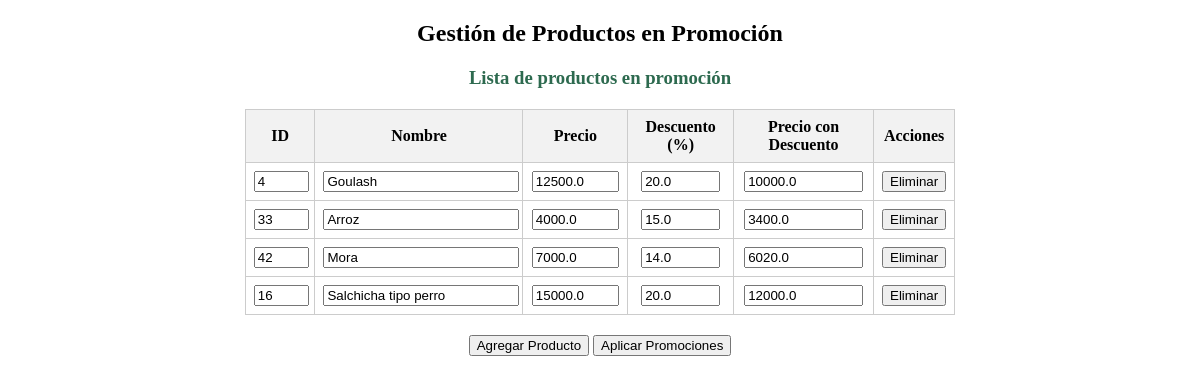
Before: /admin/promocion (signed in) with the older database file.
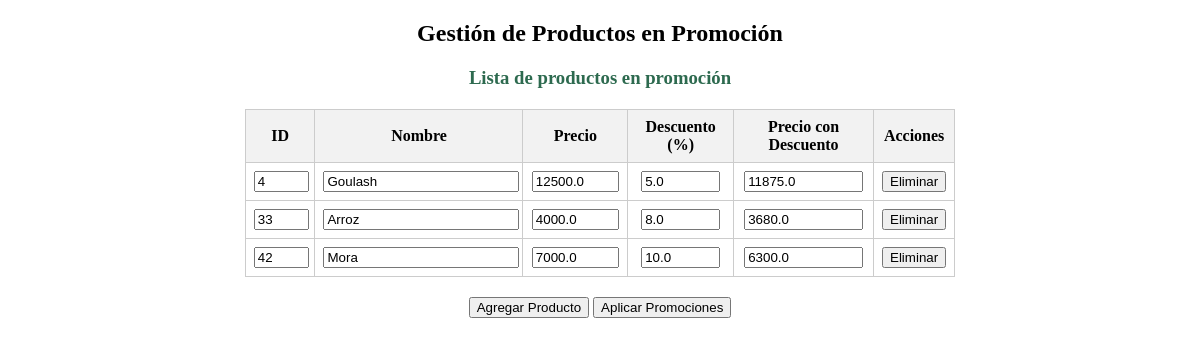
After: the same page with the newer database file.
### models.py (models this page shows, shortened)
class Promotion(db.Model):
    id = db.Column(db.Integer, primary_key=True)
    product_id = db.Column(db.Integer, db.ForeignKey('product.id'), nullable=False, unique=True)
    discount = db.Column(db.Float, nullable=False)
    price = db.Column(db.Float, nullable=False)
    price_discounted = db.Column(db.Float, nullable=False)
    product = db.relationship('Product', backref='promotion')

class Product(db.Model):
    id = db.Column(db.Integer, primary_key=True)
    secction = db.Column(db.String(64), nullable=False, default="Res")
    name = db.Column(db.String(128), nullable=False)
    description = db.Column(db.Text)
    price = db.Column(db.Float, nullable=False)
    stock = db.Column(db.Integer, nullable=False, default=0)
    image_url = db.Column(db.String(256))

### routes.py (the view)
@app.route('/admin/promocion', methods=['GET', 'POST'])
@login_required
def admin_promocion():
    if not current_user.is_admin:
        flash('Acceso denegado. Debes ser administrador.', 'danger')
        return redirect(url_for('index'))
    productos = Product.query.all()
    productos_js = [{'id': p.id, 'nombre': p.name, 'precio': p.price} for p in productos]
    promociones = []
    if request.method == 'POST':
        productos_ids = request.form.getlist('producto[]')
        descuentos = request.form.getlist('descuento[]')
        precios = request.form.getlist('precio[]')
        precios_descuento = request.form.getlist('precio_descuento[]')
        promociones = []
        Promotion.query.delete()
        db.session.commit()
        for i in range(len(productos_ids)):
            if productos_ids[i]:
                promo = Promotion(
                    product_id=int(productos_ids[i]),
                    discount=float(descuentos[i]),
                    price=float(precios[i]),
                    price_discounted=float(precios_descuento[i])
                )
                db.session.add(promo)
                promociones.append({
                    'producto_id': int(productos_ids[i]),
                    'nombre': next((p.name for p in productos if p.id == int(productos_ids[i])), ''),
                    'descuento': float(descuentos[i]),
                    'precio': float(precios[i]),
                    'precio_descuento': float(precios_descuento[i])
                })
        db.session.commit()
        flash('Promociones actualizadas correctamente.', 'success')
    else:
        promociones_db = Promotion.query.all()
        for promo in promociones_db:
            nombre = next((p.name for p in productos if p.id == promo.product_id), '')
            promociones.append({
                'producto_id': promo.product_id,
                'nombre': nombre,
                'descuento': promo.discount,
                'precio': promo.price,
                'precio_descuento': promo.price_discounted
            })
    return render_template('admin/promocion.html', productos=productos, promociones=promociones, productos_js=productos_js)

### models.py (called while the page is built)
    @property
    def is_authenticated(self):
        return True

### routes.py (called while the page is built)
@login_manager.user_loader
def load_user(user_id):
    return User.query.get(int(user_id))

### templates/admin/promocion.html (shortened to what this page needs)
<!DOCTYPE html>
<html lang="es">
<head>
</head>
<body>
    <h2 class="center">Gestión de Productos en Promoción</h2>
    <h3 class="center" style="margin-bottom: 10px; color: #2d6a4f;">Lista de productos en promoción</h3>
    <form method="post">
        <table class="admin-table">
            <thead>
                <tr>
                    <th style="width: 10%">ID</th>
                    <th style="width: 30%">Nombre</th>
                    <th style="width: 15%">Precio</th>
                    <th style="width: 15%">Descuento (%)</th>
                    <th style="width: 20%">Precio con Descuento</th>
                    <th style="width: 10%">Acciones</th>
                </tr>
            </thead>
            <tbody id="tbody-promos">
                {% if promociones %}
                    {% for promo in promociones %}
                    <tr>
                        <td><input type="number" name="producto[]" class="input-id" value="{{ promo.producto_id }}" min="1" required style="width: 90%"></td>
                        <td><input type="text" name="nombre[]" class="input-nombre" value="{{ promo.nombre }}" readonly style="width: 98%"></td>
                        <td><input type="number" name="precio[]" class="input-precio" step="0.01" min="0" value="{{ promo.precio }}" readonly style="width: 90%"></td>
                        <td><input type="number" name="descuento[]" class="input-descuento" min="0" max="100" value="{{ promo.descuento }}" style="width: 80%"></td>
                        <td><input type="number" name="precio_descuento[]" class="input-precio-descuento" step="0.01" min="0" value="{{ promo.precio_descuento }}" readonly style="width: 90%"></td>
                        <td><button type="button" class="button small danger" onclick="eliminarFila(this)">Eliminar</button></td>
                    </tr>
                    {% endfor %}
                {% endif %}
            </tbody>
        </table>
        <div class="center">
            <button type="button" onclick="agregarFila()">Agregar Producto</button>
            <button type="submit">Aplicar Promociones</button>
        </div>
    </form>
</body>
</html>

Changed rows visible on the page:
no longer on this page (row unchanged): Product: nombre "Salchicha tipo perro"
removed Promotion: precio "15000.0", descuento "20.0", precio_descuento "12000.0"
changed Promotion (number 1 of 3 on the later page): descuento "20.0" → "5.0"; precio_descuento "10000.0" → "11875.0"
changed Promotion (number 2 of 3 on the later page): descuento "15.0" → "8.0"; precio_descuento "3400.0" → "3680.0"
changed Promotion (number 3 of 3 on the later page): descuento "14.0" → "10.0"; precio_descuento "6020.0" → "6300.0"
Other visible differences:
list line gone: "16 Eliminar"
